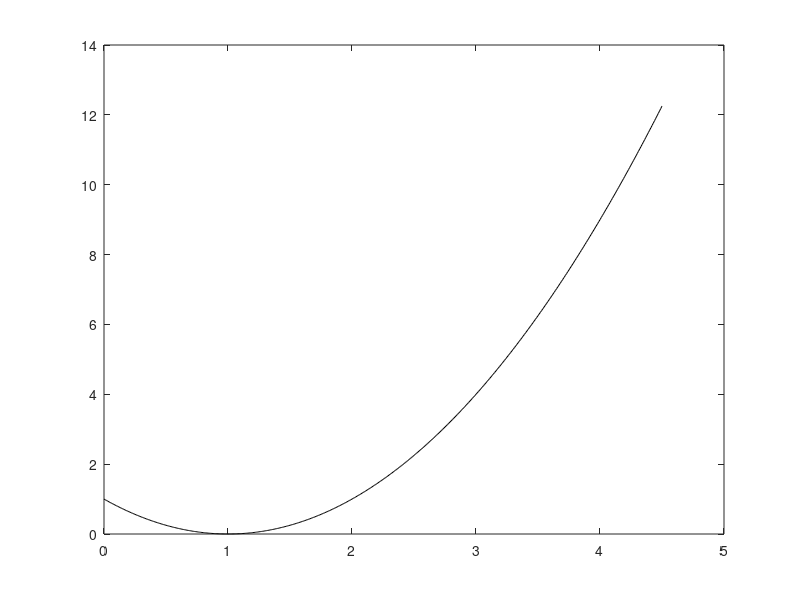

This chart was generated by the following MATLAB code: (Note: this script raises an error after producing the figure.)
% Chapter 5: creating the images for Chapter 5 of my PhD Thesis.
% (c) Joachim Ganseman, october 2017

% NOTE: run this file while inside the 'tests' folder in Matlab for correct path

clear;
addpath(genpath('../'));     % add subdirectories to path. 

PRINTTOFILE = 0;

%% Part 0: plot the different beta divergences
% use equations in definition, substitute y=1 

deuc = @(x) (x.^2 -2.*x +1);
dkl = @(x) (x.*log(x) -x +1);
dis = @(x) (x -log(x) -1);

%note: Matlab2Tikz cannot handle fplot
%note: labels repositioned as tikz and matlab fonts differ.

figure;
%fplot(deuc, [0, 5], 'black');
plot(0:0.01:4.5, feval(deuc, 0:0.01:4.5), 'black');
%text(4.1,9,texlabel('d_{EUC}(x|y=1) = x^2 - 2x + 1'));
text(0.2,9,texlabel('d_{EUC}(x|y=1) = x^2 - 2x + 1'));
hold on;
%fplot(dkl, [0, 10], 'red');
plot(0:0.01:8.5, feval(dkl, 0:0.01:8.5), 'red');
text(5.5, 8.4,texlabel('d_{KL}(x|y=1) = x log(x) - x + 1'));
hold on;
%fplot(dis, [0, 10], 'blue');
plot(0:0.01:10, feval(dis, 0:0.01:10), 'blue');
text(6,2.8,texlabel('d_{IS}(x|y=1) = x - log(x) - 1'));
hold off;
grid on;
%limit plot height to y=10
ylim([0 10]);

%% if wanted, print to file
if PRINTTOFILE
    filename = '../../../thesis/images/chapter5/betafig.tex';
    matlab2tikz('height', '\figureheight', 'width', '\figurewidth', 'filename', filename, 'relativeDataPath', '.')
end

%% plot alpha distances in the same way
%dkl = @(x) (x.*log(x) -x +1);               %KL, alpha = 1.0
%dhell = @(x) -4.*(x.^0.5 -0.5.*x -0.5);      %Hellinger, alpha=0.5
dhell = @(x) 2.*(x.^0.5 -1).^2;
%dpear = @(x) (x.^2 -2.*x +1)./2.0;           %Pearson, alpha = 2.0
dpear = @(x) ((x-1).^2)./2;
%dkldual = @(x) (log(1.0./x) +x -1);            %KL dual, alpha = 0
dkldual = @(x) -log(x) +x -1; 
dneyman = @(x) (1./x + x -2)./2.0;               %Neyman X^2 , alpha = -1

figure;
plot(0:0.01:6, feval(dpear, 0:0.01:6), 'blue');
hold on;
plot(0:0.01:9, feval(dkl, 0:0.01:9), 'red');
hold on;
plot(0:0.01:11, feval(dhell, 0:0.01:11), 'black');
hold on;
plot(0:0.01:14, feval(dkldual, 0:0.01:14), 'green');
hold on;
plot(0:0.01:14, feval(dneyman, 0:0.01:14), 'magenta');
hold off;
grid on;
legend(...
    {'$d_{Pearson}(x|y=1) = \frac{1}{2}(x-1)^2$',...    %\alpha = 2 :  
    '$d_{KL}(x|y=1) = x log(x) - x + 1$',...                %\alpha = 1 : 
    '$d_{Hellinger}(x|y=1) = 2 (\sqrt{x} -1)^2$',...  %\alpha = 0.5 : 
    '$d_{KLdual}(x|y=1) = x -log(x) -1$',...     %\alpha = 0 :
    '$d_{Neyman}(x|y=1) = \frac{1}{2} (\frac{1}{x} +x -2)$'},...     %\alpha = 0 :
    'Interpreter', 'latex', 'Location', 'southeast')
ylim([0 10]); %limit plot height to y=10

if PRINTTOFILE
    filename = '../../../thesis/images/chapter5/alphafig.tex';
    matlab2tikz('height', '\figureheight', 'width', '\figurewidth', 'filename', filename, 'relativeDataPath', '.')
end


%% Part 1: find a good plot of the plotBetaNMF test (testing optimal beta/power for NMF). 
% arguments: mean, median, stddev, (min, max) 
% (note: min, max currently not working due to data generation error in plotBetaNMF_3)

disp('display bss_eval metrics separating C4-E4-G4 piano chord.')
make33grid('nmf-beta-test4-chord1-base48.mat', 'median');

%%
disp('display bss_eval metrics separating C5-E5-G5 piano chord.')
make33grid('nmf-beta-test4-chord1-base60.mat', 'median');

%%
disp('display bss_eval metrics separating C6-E6-G6 piano chord.')
make33grid('nmf-beta-test4-chord1-base72.mat', 'median');


%% Turns out, best course of action is probably to display all SDR graphs. 
% SIR roughly corresponds, but is less tight/strict. 
% SAR is erratic, can go anywhere.

colormin = 0;
% to decide maximum of color bar, check:
% max(max([ source1sdr source2sdr source3sdr source4sdr source5sdr source6sdr source7sdr source8sdr source9sdr ] ))
colormax = 23;

load('nmf-beta-test4-chord1-base48.mat');
maketable = cell2mat(mySDR);
source1sdr = maketable(1:3:end, :)'; source1sdr = max(colormin, source1sdr);
source2sdr = maketable(2:3:end, :)'; source2sdr = max(colormin, source2sdr);
source3sdr = maketable(3:3:end, :)'; source3sdr = max(colormin, source3sdr);
load('nmf-beta-test4-chord1-base60.mat');
maketable = cell2mat(mySDR);
source4sdr = maketable(1:3:end, :)'; source4sdr = max(colormin, source4sdr);
source5sdr = maketable(2:3:end, :)'; source5sdr = max(colormin, source5sdr);
source6sdr = maketable(3:3:end, :)'; source6sdr = max(colormin, source6sdr);
load('nmf-beta-test4-chord1-base72.mat');
maketable = cell2mat(mySDR);
source7sdr = maketable(1:3:end, :)'; source7sdr = max(colormin, source7sdr);
source8sdr = maketable(2:3:end, :)'; source8sdr = max(colormin, source8sdr);
source9sdr = maketable(3:3:end, :)'; source9sdr = max(colormin, source9sdr);

nrcontours = 20;
myfontsize = 9;
figure1 = figure;
axes1 = axes('Parent',figure1);
sprows = 4;
spcols = 3;


s1ax = subplot(sprows, spcols, 1);
contourf(source1sdr, nrcontours);
title('C4 (MIDI:48) mean SDR', 'fontsize', myfontsize); ylabel('Beta'); %xlabel('exponent');
% draw lines of maxima along x and y-axis
[~, xmaxes] = max(source1sdr); hold on; plot( 1:1:size(xmaxes,2) , xmaxes, 'red', 'LineWidth', 1.0, 'Marker', '*'); hold off;
[~, ymaxes] = max(source1sdr'); hold on; plot( ymaxes , 1:1:size(ymaxes,2), 'green', 'LineWidth', 1.0, 'Marker', 'd'); hold off;
grid on; caxis([colormin colormax]); %colorbar;

s2ax = subplot(sprows, spcols, 2);
contourf(source2sdr, nrcontours);
title('E4 (MIDI:52) mean SDR', 'fontsize', myfontsize); %ylabel('Beta'); xlabel('exponent');
% draw lines of maxima along x and y-axis
[~, xmaxes] = max(source2sdr); hold on; plot( 1:1:size(xmaxes,2) , xmaxes, 'red', 'LineWidth', 1.0, 'Marker', '*'); hold off;
[~, ymaxes] = max(source2sdr'); hold on; plot( ymaxes , 1:1:size(ymaxes,2), 'green', 'LineWidth', 1.0, 'Marker', 'd'); hold off;
grid on; caxis([colormin colormax]); %colorbar;

s3ax = subplot(sprows, spcols, 3);
contourf(source3sdr, nrcontours);
title('G4 (MIDI:55) mean SDR', 'fontsize', myfontsize); %ylabel('Beta'); xlabel('exponent');
% draw lines of maxima along x and y-axis
[~, xmaxes] = max(source3sdr); hold on; plot( 1:1:size(xmaxes,2) , xmaxes, 'red', 'LineWidth', 1.0, 'Marker', '*'); hold off;
[~, ymaxes] = max(source3sdr'); hold on; plot( ymaxes , 1:1:size(ymaxes,2), 'green', 'LineWidth', 1.0, 'Marker', 'd'); hold off;
grid on; caxis([colormin colormax]); %colorbar;

s4ax = subplot(sprows, spcols, 4);
contourf(source4sdr, nrcontours);
title('C5 (MIDI:60) mean SDR', 'fontsize', myfontsize); ylabel('Beta'); %xlabel('exponent');
% draw lines of maxima along x and y-axis
[~, xmaxes] = max(source4sdr); hold on; plot( 1:1:size(xmaxes,2) , xmaxes, 'red', 'LineWidth', 1.0, 'Marker', '*'); hold off;
[~, ymaxes] = max(source4sdr'); hold on; plot( ymaxes , 1:1:size(ymaxes,2), 'green', 'LineWidth', 1.0, 'Marker', 'd'); hold off;
grid on; caxis([colormin colormax]); %colorbar;

s5ax = subplot(sprows, spcols, 5);
contourf(source5sdr, nrcontours);
title('E5 (MIDI:64) mean SDR', 'fontsize', myfontsize); %ylabel('Beta'); xlabel('exponent');
% draw lines of maxima along x and y-axis
[~, xmaxes] = max(source5sdr); hold on; plot( 1:1:size(xmaxes,2) , xmaxes, 'red', 'LineWidth', 1.0, 'Marker', '*'); hold off;
[~, ymaxes] = max(source5sdr'); hold on; plot( ymaxes , 1:1:size(ymaxes,2), 'green', 'LineWidth', 1.0, 'Marker', 'd'); hold off;
grid on; caxis([colormin colormax]); %colorbar;

s6ax = subplot(sprows, spcols, 6);
contourf(source6sdr, nrcontours);
title('G5 (MIDI:67) mean SDR', 'fontsize', myfontsize); %ylabel('Beta'); xlabel('exponent');
% draw lines of maxima along x and y-axis
[~, xmaxes] = max(source6sdr); hold on; plot( 1:1:size(xmaxes,2) , xmaxes, 'red', 'LineWidth', 1.0, 'Marker', '*'); hold off;
[~, ymaxes] = max(source6sdr'); hold on; plot( ymaxes , 1:1:size(ymaxes,2), 'green', 'LineWidth', 1.0, 'Marker', 'd'); hold off;
grid on; caxis([colormin colormax]); %colorbar;

s7ax = subplot(sprows, spcols, 7);
contourf(source7sdr, nrcontours);
title('C6 (MIDI:72) mean SDR', 'fontsize', myfontsize); ylabel('Beta'); xlabel('exponent');
% draw lines of maxima along x and y-axis
[~, xmaxes] = max(source7sdr); hold on; plot( 1:1:size(xmaxes,2) , xmaxes, 'red', 'LineWidth', 1.0, 'Marker', '*'); hold off;
[~, ymaxes] = max(source7sdr'); hold on; plot( ymaxes , 1:1:size(ymaxes,2), 'green', 'LineWidth', 1.0, 'Marker', 'd'); hold off;
grid on; caxis([colormin colormax]); %colorbar;

s8ax = subplot(sprows, spcols, 8);
contourf(source8sdr, nrcontours);
title('E6 (MIDI:76) mean SDR', 'fontsize', myfontsize); xlabel('exponent'); %ylabel('Beta');
% draw lines of maxima along x and y-axis
[~, xmaxes] = max(source8sdr); hold on; plot( 1:1:size(xmaxes,2) , xmaxes, 'red', 'LineWidth', 1.0, 'Marker', '*'); hold off;
[~, ymaxes] = max(source8sdr'); hold on; plot( ymaxes , 1:1:size(ymaxes,2), 'green', 'LineWidth', 1.0, 'Marker', 'd'); hold off;
grid on; caxis([colormin colormax]); %colorbar('southoutside')

s9ax = subplot(sprows, spcols, 9);
contourf(source9sdr, nrcontours);
title('G6 (MIDI:79) mean SDR', 'fontsize', myfontsize); xlabel('exponent'); %ylabel('Beta');
% draw lines of maxima along x and y-axis
[~, xmaxes] = max(source9sdr); hold on; plot( 1:1:size(xmaxes,2) , xmaxes, 'red', 'LineWidth', 1.0, 'Marker', '*'); hold off;
[~, ymaxes] = max(source9sdr'); hold on; plot( ymaxes , 1:1:size(ymaxes,2), 'green', 'LineWidth', 1.0, 'Marker', 'd'); hold off;
grid on; caxis([colormin colormax]); %colorbar('Ticks',[0,5,10,15,20,25]); 

% set/link axes
set([s1ax, s2ax, s3ax, s4ax, s5ax, s6ax, s7ax, s8ax, s9ax],...
    'BoxStyle','full','Layer','top','YMinorTick','on','YTick',...
    [1 6 11 16 21 26],'YTickLabel',{'0.0','0.5','1.0','1.5','2.0','2.5'},...
    'XMinorTick','on','XTick',[1 6 11 16 21],'XTickLabel',...
    {'0.5','1.0','1.5','2.0','2.5'});
linkaxes([s1ax, s2ax, s3ax, s4ax, s5ax, s6ax, s7ax, s8ax, s9ax],'xy');

% put colorbar in new row
s11ax = subplot(sprows, spcols, 11);
axis off; caxis([colormin colormax]);
colorbar('northoutside', 'Ticks',[0,5,10,15,20,25]);


%% if wanted, print to file
if PRINTTOFILE
    filename = '../../../thesis/images/chapter5/betavsexponent.tex';
    matlab2tikz('height', '\figureheight', 'width', '\figurewidth', 'filename', filename, 'relativeDataPath', '.')
end


%% Just for the fun of it, plot the average across all notes
source10sdr = (source1sdr+source2sdr+source3sdr+source4sdr+source5sdr+source6sdr+source7sdr+source8sdr+source9sdr)./9.0;
figure2 = figure;
contourf(source10sdr, nrcontours);
title('mean SDR across 9 different notes'); ylabel('Beta'); xlabel('exponent');
xticks(1:5:21); xticklabels({'0.5', '1.0', '1.5', '2.0', '2.5'});
yticks(1:5:26); yticklabels({'0.0', '0.5', '1.0', '1.5', '2.0', '2.5'});
% draw lines of maxima along x and y-axis
[~, xmaxes] = max(source10sdr); hold on; plot( 1:1:size(xmaxes,2) , xmaxes, 'red', 'LineWidth', 1.0, 'Marker', '*'); hold off;
[~, ymaxes] = max(source10sdr'); hold on; plot( ymaxes , 1:1:size(ymaxes,2), 'green', 'LineWidth', 1.0, 'Marker', 'd'); hold off;
% draw 1/x curve
dinv = @(x) 1./x;
hold on; plot(1:0.1:21, feval(dinv, 0.5:0.01:2.5).*10+1, '--b', 'LineWidth', 1); hold off;
grid on; colorbar;


%% if wanted, print to file
if PRINTTOFILE
    filename = '../../../thesis/images/chapter5/betavsexponentmean.tex';
    matlab2tikz('height', '\figureheight', 'width', '\figurewidth', 'filename', filename, 'relativeDataPath', '.')
end


%%
% ================================================================== %

% make a 3x3 grid of the SDR, SIR and SAR variables in given .mat file

function make33grid(variablename, whattoplot)

load(variablename);

% set up as: arpeggiated mix of 3 sources from MAPS dataset
% for each power 0.5:0.1:2.5, for each beta 0.0:0.1:2.5, 3 SDR values [1;2;3]
% try to plot as 3 separate 3D plots

switch whattoplot
    case 'max'
        maketable = cell2mat(mySDRmax);
    case 'min'
        maketable = cell2mat(mySDRmin);
    case 'mean'
        maketable = cell2mat(mySDRmean);
    case 'median'
        maketable = cell2mat(mySDRmedian);
    case 'stddev'
        maketable = cell2mat(mySDRstddev);
    otherwise
        maketable = cell2mat(mySDR);% cat(1,mySDR{:})); % put into tabular format
end        

source1sdr = maketable(1:3:end, :)';
source2sdr = maketable(2:3:end, :)';
source3sdr = maketable(3:3:end, :)';

%only keep values larger than 0
source1sdr = max(0, source1sdr);
source2sdr = max(0, source2sdr);
source3sdr = max(0, source3sdr);

%display max value
%max(source1sdr(:)) 
% keep within the maximum and 5 dB below that?
% source1sdr = max(max(source1sdr(:))-5.0, source1sdr);

%some variables for plot details
nrcontours = 20;
myfontsize=10;

%% if necessary create new figure
figure;

%% plot these as a 3d mesh/contour plot

%
s1ax = subplot(3, 3, 1);
contourf(source1sdr, nrcontours);
colorbar;
title('C SDR', 'fontsize', myfontsize);
grid on;
ylabel('Beta');
% draw line of maxima along x-axis
[~, xmaxes] = max(source1sdr);
hold on; plot( 1:1:size(xmaxes,2) , xmaxes, 'red', 'LineWidth', 1.0, 'Marker', '*'); hold off;
% draw line of maxima along y-axis
[~, ymaxes] = max(source1sdr');
hold on; plot( ymaxes , 1:1:size(ymaxes,2), 'green', 'LineWidth', 1.0, 'Marker', 'd'); hold off;

%
s2ax = subplot(3, 3, 2);
contourf(source2sdr, nrcontours);
colorbar;
title('E SDR', 'fontsize', myfontsize);
grid on;
% draw line of maxima along x-axis
[~, xmaxes] = max(source2sdr);
hold on; plot( 1:1:size(xmaxes,2) , xmaxes, 'red', 'LineWidth', 1.0, 'Marker', '*'); hold off;
% draw line of maxima along y-axis
[~, ymaxes] = max(source2sdr');
hold on; plot( ymaxes , 1:1:size(ymaxes,2), 'green', 'LineWidth', 1.0, 'Marker', 'd'); hold off;

%
s3ax = subplot(3, 3, 3);
contourf(source3sdr, nrcontours);
colorbar;
title('G SDR', 'fontsize', myfontsize);
grid on;
% draw line of maxima along x-axis
[~, xmaxes] = max(source3sdr);
hold on; plot( 1:1:size(xmaxes,2) , xmaxes, 'red', 'LineWidth', 1.0, 'Marker', '*'); hold off;
% draw line of maxima along y-axis
[~, ymaxes] = max(source3sdr');
hold on; plot( ymaxes , 1:1:size(ymaxes,2), 'green', 'LineWidth', 1.0, 'Marker', 'd'); hold off;

%% plot SIR

switch whattoplot
    case 'max'
        maketable = cell2mat(mySIRmax);
    case 'min'
        maketable = cell2mat(mySIRmin);
    case 'mean'
        maketable = cell2mat(mySIRmean);
    case 'median'
        maketable = cell2mat(mySIRmedian);
    case 'stddev'
        maketable = cell2mat(mySIRstddev);
    otherwise
        maketable = cell2mat(mySIR); %cat(1,mySIR{:})); % put into tabular format
end
source1sir = maketable(1:3:end, :)';
source2sir = maketable(2:3:end, :)';
source3sir = maketable(3:3:end, :)';

%only keep values larger than 0
source1sir = max(0, source1sir);
source2sir = max(0, source2sir);
source3sir = max(0, source3sir);

s4ax = subplot(3, 3, 4);
contourf(source1sir, nrcontours);
colorbar;
title('C SIR', 'fontsize', myfontsize);
grid on;
ylabel('Beta');
% draw line of maxima along x-axis
[~, xmaxes] = max(source1sir);
hold on; plot( 1:1:size(xmaxes,2) , xmaxes, 'red', 'LineWidth', 1.0, 'Marker', '*'); hold off;
% draw line of maxima along y-axis
[~, ymaxes] = max(source1sir');
hold on; plot( ymaxes , 1:1:size(ymaxes,2), 'green', 'LineWidth', 1.0, 'Marker', 'd'); hold off;

%
s5ax = subplot(3, 3, 5);
contourf(source2sir, nrcontours);
colorbar;
title('E SIR', 'fontsize', myfontsize);
grid on;
% draw line of maxima along x-axis
[~, xmaxes] = max(source2sir);
hold on; plot( 1:1:size(xmaxes,2) , xmaxes, 'red', 'LineWidth', 1.0, 'Marker', '*'); hold off;
% draw line of maxima along y-axis
[~, ymaxes] = max(source2sir');
hold on; plot( ymaxes , 1:1:size(ymaxes,2), 'green', 'LineWidth', 1.0, 'Marker', 'd'); hold off;

%
s6ax = subplot(3, 3, 6);
contourf(source3sir, nrcontours);
colorbar;
title('G SIR', 'fontsize', myfontsize);
grid on;
% draw line of maxima along x-axis
[~, xmaxes] = max(source3sir);
hold on; plot( 1:1:size(xmaxes,2) , xmaxes, 'red', 'LineWidth', 1.0, 'Marker', '*'); hold off;
% draw line of maxima along y-axis
[~, ymaxes] = max(source3sir');
hold on; plot( ymaxes , 1:1:size(ymaxes,2), 'green', 'LineWidth', 1.0, 'Marker', 'd'); hold off;

%% plot SAR

switch whattoplot
    case 'max'
        maketable = cell2mat(mySARmax);
    case 'min'
        maketable = cell2mat(mySARmin);
    case 'mean'
        maketable = cell2mat(mySARmean);
    case 'median'
        maketable = cell2mat(mySARmedian);
    case 'stddev'
        maketable = cell2mat(mySARstddev);
    otherwise
        maketable = cell2mat(mySAR); %cat(1,mySAR{:})); % put into tabular format
end

source1sar = maketable(1:3:end, :)';
source2sar = maketable(2:3:end, :)';
source3sar = maketable(3:3:end, :)';

%only keep values larger than 0
source1sar = max(0, source1sar);
source2sar = max(0, source2sar);
source3sar = max(0, source3sar);

s7ax = subplot(3, 3, 7);
contourf(source1sar, nrcontours);
colorbar;
title('C SAR', 'fontsize', myfontsize);
grid on;
ylabel('Beta');
xlabel('exponent');
% draw line of maxima along x-axis
[~, xmaxes] = max(source1sar);
hold on; plot( 1:1:size(xmaxes,2) , xmaxes, 'red', 'LineWidth', 1.0, 'Marker', '*'); hold off;
% draw line of maxima along y-axis
[~, ymaxes] = max(source1sar');
hold on; plot( ymaxes , 1:1:size(ymaxes,2), 'green', 'LineWidth', 1.0, 'Marker', 'd'); hold off;

%
s8ax = subplot(3, 3, 8);
contourf(source2sar, nrcontours);
colorbar;
title('E SAR', 'fontsize', myfontsize);
grid on;
xlabel('exponent');
% draw line of maxima along x-axis
[~, xmaxes] = max(source2sar);
hold on; plot( 1:1:size(xmaxes,2) , xmaxes, 'red', 'LineWidth', 1.0, 'Marker', '*'); hold off;
% draw line of maxima along y-axis
[~, ymaxes] = max(source2sar');
hold on; plot( ymaxes , 1:1:size(ymaxes,2), 'green', 'LineWidth', 1.0, 'Marker', 'd'); hold off;

%
s9ax = subplot(3, 3, 9);
contourf(source3sar, nrcontours);
colorbar;
title('G SAR', 'fontsize', myfontsize);
grid on;
xlabel('exponent');
% draw line of maxima along x-axis
[~, xmaxes] = max(source3sar);
hold on; plot( 1:1:size(xmaxes,2) , xmaxes, 'red', 'LineWidth', 1.0, 'Marker', '*'); hold off;
% draw line of maxima along y-axis
[~, ymaxes] = max(source3sar');
hold on; plot( ymaxes , 1:1:size(ymaxes,2), 'green', 'LineWidth', 1.0, 'Marker', 'd'); hold off;

%% set axes
set([s1ax, s2ax, s3ax, s4ax, s5ax, s6ax, s7ax, s8ax, s9ax],...
    'BoxStyle','full','Layer','top','YMinorTick','on','YTick',...
    [1 6 11 16 21 26],'YTickLabel',{'0.0','0.5','1.0','1.5','2.0','2.5'},...
    'XMinorTick','on','XTick',[1 6 11 16 21],'XTickLabel',...
    {'0.5','1.0','1.5','2.0','2.5'});


end %function make33grid